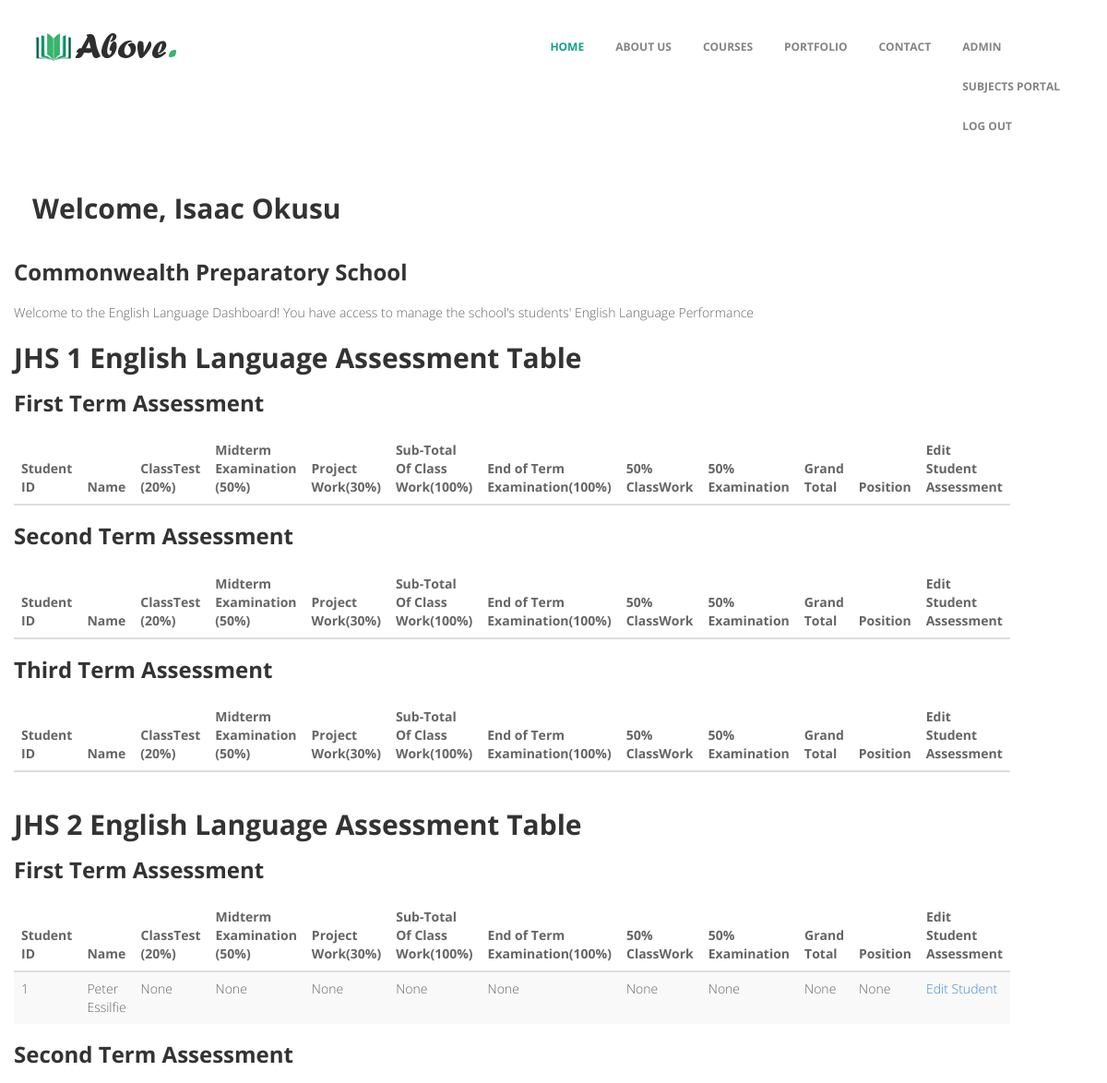
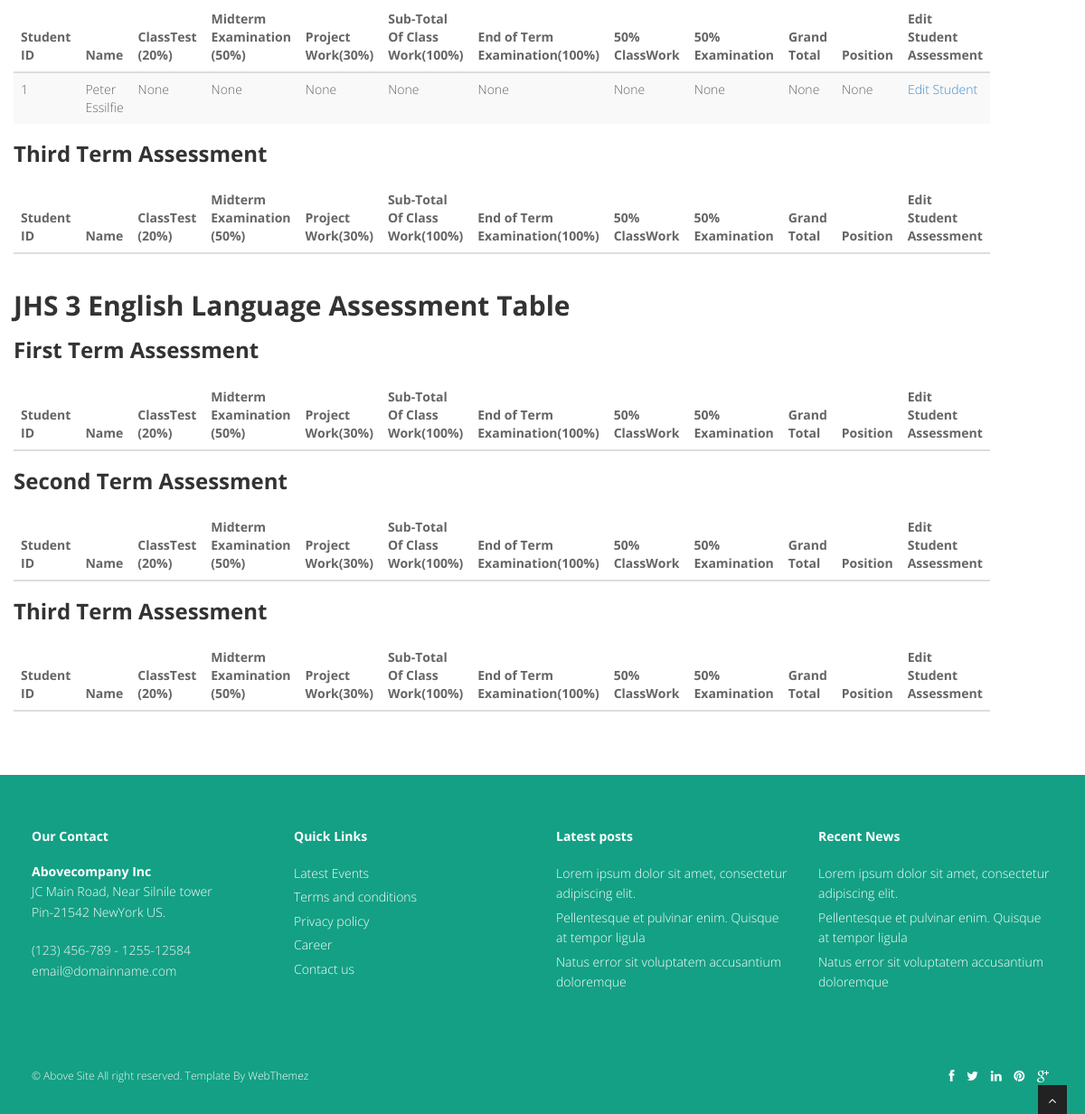
Page /mathematics-portal (signed in) on the committed database (2 pictures, top to bottom).
### main.py (models this page shows)
class User(UserMixin, db.Model):
    __tablename__ = 'Users'
    id = db.Column(db.Integer, primary_key=True)
    name = db.Column(db.String(250), nullable=False)
    subject = db.Column(db.String(250), nullable=False)
    email = db.Column(db.String(250), nullable=False)
    password = db.Column(db.String(250), nullable=False)

class FirstTermJHS2Mathematics(UserMixin, db.Model):
    __tablename__ = 'First Term JHS 2 Mathematics Assessment'
    id = db.Column(db.Integer, primary_key=True)
    full_name = db.Column(db.String(250), nullable=True)
    classtest = db.Column(db.Integer, nullable=True)
    midterm_examination = db.Column(db.Integer, nullable=True)
    project_work = db.Column(db.Integer, nullable=True)
    subtotal = db.Column(db.Integer, nullable=True)
    end_of_term_examination = db.Column(db.Integer, nullable=True)
    half_subtotal = db.Column(db.Integer, nullable=True)
    half_examination = db.Column(db.Integer, nullable=True)
    grand_total = db.Column(db.Integer, nullable=True)
    ranking = db.Column(db.Integer, nullable=True)
    teacher_id = db.Column(db.Integer, db.ForeignKey('jhs_3_class_teacher.id'))
    teacher = relationship('JHS3Teacher', backref=db.backref('First Term JHS 2 Mathematics Assessment', lazy=True))

class SecondTermJHS2Mathematics(UserMixin, db.Model):
    __tablename__ = 'Second Term JHS 2 Mathematics Assessment'
    id = db.Column(db.Integer, primary_key=True)
    full_name = db.Column(db.String(250), nullable=True)
    classtest = db.Column(db.Integer, nullable=True)
    midterm_examination = db.Column(db.Integer, nullable=True)
    project_work = db.Column(db.Integer, nullable=True)
    subtotal = db.Column(db.Integer, nullable=True)
    end_of_term_examination = db.Column(db.Integer, nullable=True)
    half_subtotal = db.Column(db.Integer, nullable=True)
    half_examination = db.Column(db.Integer, nullable=True)
    grand_total = db.Column(db.Integer, nullable=True)
    ranking = db.Column(db.Integer, nullable=True)
    teacher_id = db.Column(db.Integer, db.ForeignKey('jhs_3_class_teacher.id'))
    teacher = relationship('JHS3Teacher', backref=db.backref('Second Term JHS 2 Mathematics Assessment', lazy=True))

### main.py (the view)
@app.route('/mathematics-portal')
@login_required
def mathematics():
    form_1_first_term_students = FirstTermJHS1Mathematics.query.all()
    form_1_second_term_students = SecondTermJHS1Mathematics.query.all()
    form_1_third_term_students = ThirdTermJHS1Mathematics.query.all()
    form_2_first_term_students = FirstTermJHS2Mathematics.query.all()
    form_2_second_term_students = SecondTermJHS2Mathematics.query.all()
    form_2_third_term_students = ThirdTermJHS2Mathematics.query.all()
    form_3_first_term_students = FirstTermJHS3Mathematics.query.all()
    form_3_second_term_students = SecondTermJHS3Mathematics.query.all()
    form_3_third_term_students = ThirdTermJHS3Mathematics.query.all()
    return render_template('english_dashboard.html', form_1_first_term_students=form_1_first_term_students,
                           form_1_second_term_students=form_1_second_term_students,
                           form_1_third_term_students=form_1_third_term_students,
                           form_2_first_term_students=form_2_first_term_students,
                           form_2_second_term_students=form_2_second_term_students,
                           form_2_third_term_students=form_2_third_term_students,
                           form_3_first_term_students=form_3_first_term_students,
                           form_3_second_term_students=form_3_second_term_students, current_user=current_user)

### main.py (called while the page is built)
@login_manager.user_loader
def load_user(user_id):
    return User.query.get(int(user_id))

### templates/english_dashboard.html (shortened to what this page needs)
{% include 'header.html' %}
<div class="container-fluid">
  <div class="row">
    <main class="col-md-9 ms-sm-auto col-lg-10 px-md-4">
<div class="container">
        <div class="user">
          <h2>Welcome, {{current_user.name}}</h2>
        </div>
      </div>
      <div class="school">
        <h3>Commonwealth Preparatory School</h3>
      </div>
      <div class="welcome-message">
        <p>Welcome to the English Language  Dashboard! You have access to manage the school's students' English Language Performance </p>
      </div>
      <section class="student-table">
          <h2>JHS 1 English Language Assessment Table</h2>
          <h3>First Term Assessment</h3>
          <div class="table-responsive">
            <table class="table table-striped table-sm">
              <thead>
                <tr>
                    <th scope="col">Student ID</th>
                    <th scope="col">Name</th>
                    <th scope="col">ClassTest (20%)</th>
                    <th scope="col">Midterm Examination (50%)</th>
                    <th scope="col">Project Work(30%)</th>
                    <th scope="col">Sub-Total Of Class Work(100%)</th>
                    <th scope="col">End of Term Examination(100%)</th>
                    <th scope="col">50% ClassWork</th>
                    <th scope="col">50% Examination</th>
                    <th scope="col">Grand Total</th>
                    <th scope="col">Position</th>
                  <th scope="col">Edit Student Assessment</th>
                </tr>
              </thead>
            </table>
          </div>
          <h3>Second Term Assessment</h3>
          <div class="table-responsive">
            <table class="table table-striped table-sm">
              <thead>
                <tr>
                    <th scope="col">Student ID</th>
                    <th scope="col">Name</th>
                    <th scope="col">ClassTest (20%)</th>
                    <th scope="col">Midterm Examination (50%)</th>
                    <th scope="col">Project Work(30%)</th>
                    <th scope="col">Sub-Total Of Class Work(100%)</th>
                    <th scope="col">End of Term Examination(100%)</th>
                    <th scope="col">50% ClassWork</th>
                    <th scope="col">50% Examination</th>
                    <th scope="col">Grand Total</th>
                    <th scope="col">Position</th>
                  <th scope="col">Edit Student Assessment</th>
                </tr>
              </thead>
            </table>
          </div>
          <h3>Third Term Assessment</h3>
          <div class="table-responsive">
            <table class="table table-striped table-sm">
              <thead>
                <tr>
                    <th scope="col">Student ID</th>
                    <th scope="col">Name</th>
                    <th scope="col">ClassTest (20%)</th>
                    <th scope="col">Midterm Examination (50%)</th>
                    <th scope="col">Project Work(30%)</th>
                    <th scope="col">Sub-Total Of Class Work(100%)</th>
                    <th scope="col">End of Term Examination(100%)</th>
                    <th scope="col">50% ClassWork</th>
                    <th scope="col">50% Examination</th>
                    <th scope="col">Grand Total</th>
                    <th scope="col">Position</th>
                  <th scope="col">Edit Student Assessment</th>
                </tr>
              </thead>
            </table>
          </div>
    </section>
    <section class="student-table">
      <h2>JHS 2 English Language Assessment Table</h2>
        <h3>First Term Assessment</h3>
      <div class="table-responsive">
        <table class="table table-striped table-sm">
          <thead>
            <tr>
                <th scope="col">Student ID</th>
                <th scope="col">Name</th>
                <th scope="col">ClassTest (20%)</th>
                <th scope="col">Midterm Examination (50%)</th>
                <th scope="col">Project Work(30%)</th>
                <th scope="col">Sub-Total Of Class Work(100%)</th>
                <th scope="col">End of Term Examination(100%)</th>
                <th scope="col">50% ClassWork</th>
                <th scope="col">50% Examination</th>
                <th scope="col">Grand Total</th>
                <th scope="col">Position</th>
              <th scope="col">Edit Student Assessment</th>
            </tr>
          </thead>
          <tbody>
          {% for student in form_2_first_term_students %}
            <tr>
              <td>{{student.id}}</td>
              <td>{{student.full_name}}</td>
              <td>{{student.classtest}}</td>
              <td>{{student.midterm_examination}}</td>
              <td>{{student.project_work}}</td>
              <td>{{student.subtotal}}</td>
              <td>{{student.end_of_term_examination}}</td>
              <td>{{student.half_subtotal}}</td>
                <td>{{student.half_examination}}</td>
                <td>{{student.grand_total}}</td>
              <td>{{student.ranking}}</td>
              <td><a href="{{url_for('edit_first_term_jhs2_english_student', index=student.id)}}">Edit Student</a></td>
            </tr>
            {% endfor %}
          </tbody>
        </table>
      </div>
        <h3>Second Term Assessment</h3>
      <div class="table-responsive">
        <table class="table table-striped table-sm">
          <thead>
            <tr>
                <th scope="col">Student ID</th>
                <th scope="col">Name</th>
                <th scope="col">ClassTest (20%)</th>
                <th scope="col">Midterm Examination (50%)</th>
                <th scope="col">Project Work(30%)</th>
                <th scope="col">Sub-Total Of Class Work(100%)</th>
                <th scope="col">End of Term Examination(100%)</th>
                <th scope="col">50% ClassWork</th>
                <th scope="col">50% Examination</th>
                <th scope="col">Grand Total</th>
                <th scope="col">Position</th>
              <th scope="col">Edit Student Assessment</th>
            </tr>
          </thead>
          <tbody>
          {% for student in form_2_second_term_students %}
            <tr>
              <td>{{student.id}}</td>
              <td>{{student.full_name}}</td>
              <td>{{student.classtest}}</td>
              <td>{{student.midterm_examination}}</td>
              <td>{{student.project_work}}</td>
              <td>{{student.subtotal}}</td>
              <td>{{student.end_of_term_examination}}</td>
              <td>{{student.half_subtotal}}</td>
                <td>{{student.half_examination}}</td>
                <td>{{student.grand_total}}</td>
              <td>{{student.ranking}}</td>
              <td><a href="{{url_for('edit_second_term_jhs2_english_student', index=student.id)}}">Edit Student</a></td>
            </tr>
            {% endfor %}
          </tbody>
        </table>
      </div>
        <h3>Third Term Assessment</h3>
      <div class="table-responsive">
        <table class="table table-striped table-sm">
          <thead>
            <tr>
                <th scope="col">Student ID</th>
                <th scope="col">Name</th>
                <th scope="col">ClassTest (20%)</th>
                <th scope="col">Midterm Examination (50%)</th>
                <th scope="col">Project Work(30%)</th>
                <th scope="col">Sub-Total Of Class Work(100%)</th>
                <th scope="col">End of Term Examination(100%)</th>
                <th scope="col">50% ClassWork</th>
                <th scope="col">50% Examination</th>
                <th scope="col">Grand Total</th>
                <th scope="col">Position</th>
              <th scope="col">Edit Student Assessment</th>
            </tr>
          </thead>
        </table>
      </div>
    </section>
    <section class="student-table">
      <h2>JHS 3 English Language Assessment Table</h2>
        <h3>First Term Assessment</h3>
      <div class="table-responsive">
        <table class="table table-striped table-sm">
          <thead>
            <tr>
                <th scope="col">Student ID</th>
                <th scope="col">Name</th>
                <th scope="col">ClassTest (20%)</th>
                <th scope="col">Midterm Examination (50%)</th>
                <th scope="col">Project Work(30%)</th>
                <th scope="col">Sub-Total Of Class Work(100%)</th>
                <th scope="col">End of Term Examination(100%)</th>
                <th scope="col">50% ClassWork</th>
                <th scope="col">50% Examination</th>
                <th scope="col">Grand Total</th>
                <th scope="col">Position</th>
              <th scope="col">Edit Student Assessment</th>
            </tr>
          </thead>
        </table>
      </div>
        <h3>Second Term Assessment</h3>
      <div class="table-responsive">
        <table class="table table-striped table-sm">
          <thead>
            <tr>
                <th scope="col">Student ID</th>
                <th scope="col">Name</th>
                <th scope="col">ClassTest (20%)</th>
                <th scope="col">Midterm Examination (50%)</th>
                <th scope="col">Project Work(30%)</th>
                <th scope="col">Sub-Total Of Class Work(100%)</th>
                <th scope="col">End of Term Examination(100%)</th>
                <th scope="col">50% ClassWork</th>
                <th scope="col">50% Examination</th>
                <th scope="col">Grand Total</th>
                <th scope="col">Position</th>
              <th scope="col">Edit Student Assessment</th>
            </tr>
          </thead>
        </table>
      </div>
        <h3>Third Term Assessment</h3>
      <div class="table-responsive">
        <table class="table table-striped table-sm">
          <thead>
            <tr>
                <th scope="col">Student ID</th>
                <th scope="col">Name</th>
                <th scope="col">ClassTest (20%)</th>
                <th scope="col">Midterm Examination (50%)</th>
                <th scope="col">Project Work(30%)</th>
                <th scope="col">Sub-Total Of Class Work(100%)</th>
                <th scope="col">End of Term Examination(100%)</th>
                <th scope="col">50% ClassWork</th>
                <th scope="col">50% Examination</th>
                <th scope="col">Grand Total</th>
                <th scope="col">Position</th>
              <th scope="col">Edit Student Assessment</th>
            </tr>
          </thead>
        </table>
      </div>
    </section>
    </main>
  </div>
</div>
{% include 'footer.html'%}

### static/css/style.css (style rules this page uses)
body { font-family:'Open Sans', Arial, sans-serif; font-size:14px; font-weight:300; line-height:1.6em; color:#656565; }
h1,h2, h3, h4, h5, h6 { font-family:'Open Sans', Arial, sans-serif; font-weight:700; line-height:1.1em; color:#333; margin-bottom: 20px; }
.container { padding:0 20px 0 20px; position:relative; }
.row,.row-fluid { margin-bottom:30px; }

### templates/english_dashboard.html (style rules this page uses)
.user { margin-bottom: 20px; font-size: 24px; }
.school { margin-bottom: 20px; font-size: 18px; }
.welcome-message { margin-bottom: 20px; }
.student-table { margin-bottom: 40px; }

### rows in the picture
User: name "Isaac Okusu"
FirstTermJHS2Mathematics: id "1", full_name "Peter Essilfie", classtest "None", midterm_examination "None", project_work "None", subtotal "None", end_of_term_examination "None", half_subtotal "None", half_examination "None", grand_total "None", ranking "None"
SecondTermJHS2Mathematics: id "1", full_name "Peter Essilfie", classtest "None", midterm_examination "None", project_work "None", subtotal "None", end_of_term_examination "None", half_subtotal "None", half_examination "None", grand_total "None", ranking "None"
